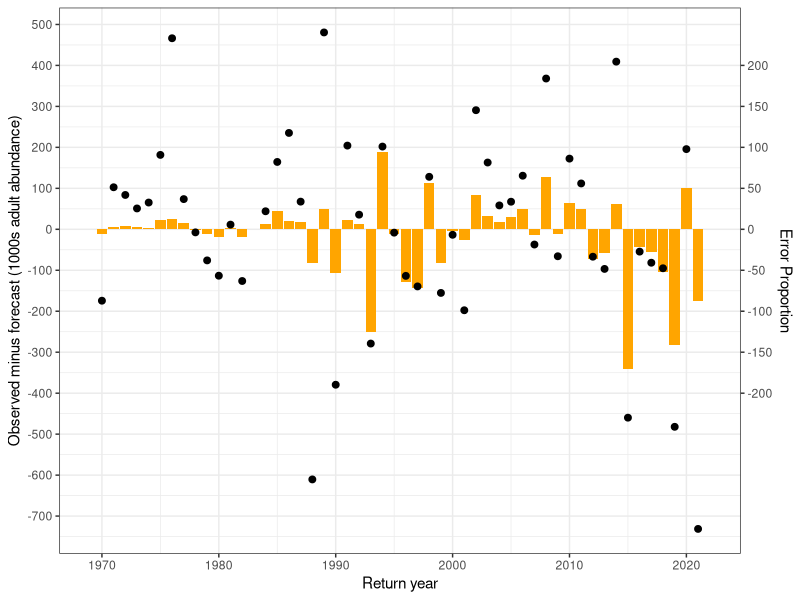
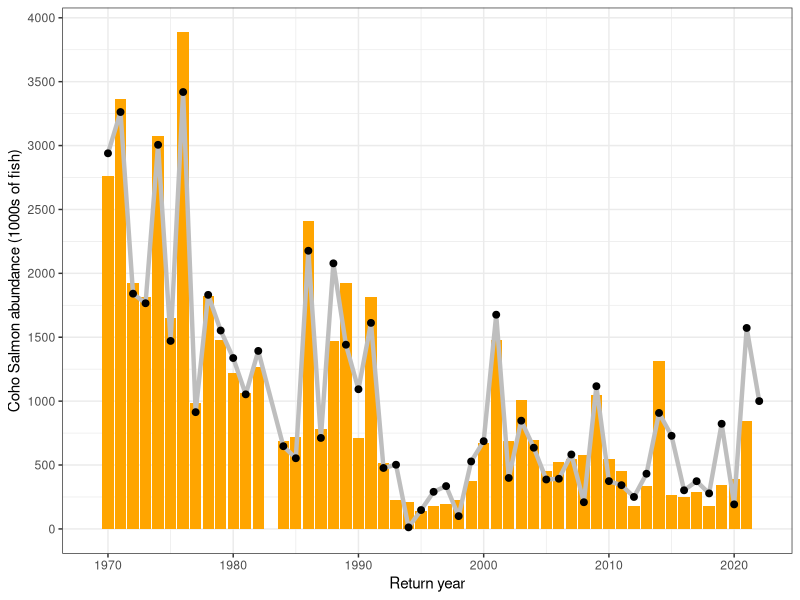
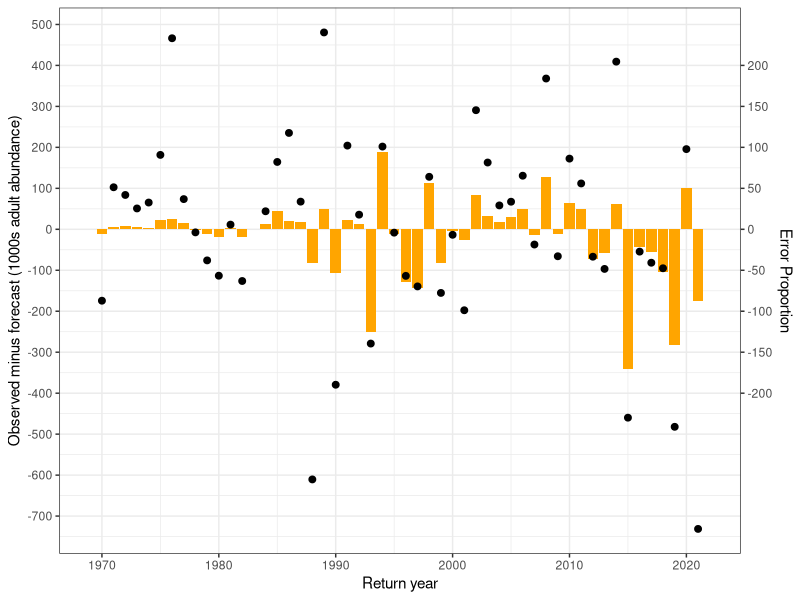
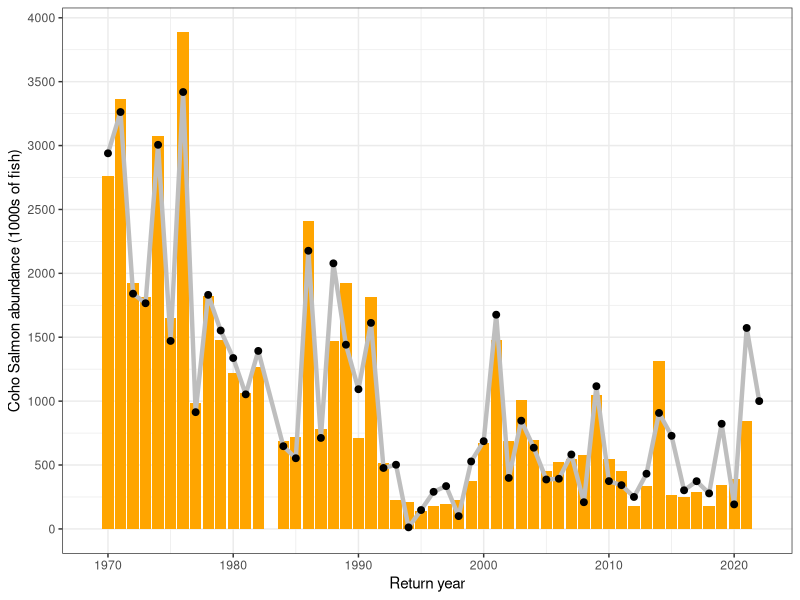

These figures' R source, in order:
#  OPIH_forecast.R
#  Pete Lawson
#  5 January 2012
#  19 January 2012 
#  October 2021 - Erik Suring - Code cleaned, added output figures
#  January 2022 - Erik Suring - Added prediction output tables


require(stats); require(graphics); require(ggplot2)
TimeStamp <- format(Sys.time(), "%a %b %d %X %Y")
results <- "OPIH_results_2022.txt"
if(exists(results)) file.remove(results)

OPIHData <- read.table("PUB2022.txt", header = TRUE, sep = "\t", strip.white = TRUE, comment.char = "#")

nYears <- length(OPIHData[,1])
earliestYear <- OPIHData[1,1]
latestYear <- OPIHData[nYears,1]

OPIHData$AdltAll <- c(OPIHData$AdltSRS[1:17],OPIHData$AdltMSM[18:nYears])   # row 18  <-  1986. Use SRS data prior, MSM data post
OPIHData$AdltAllno83 <- OPIHData$AdltAll
OPIHData$AdltAllno83[15] <-  NA   #  1983 is removed from model input data
OPIHData[,"AdltAll"] <- OPIHData$AdltAll
OPIHData[,"AdltAllno83"] <- OPIHData$AdltAllno83

# Lag Jack and Smolt data to return year
OPIHData[,"lagJackCR"] <- c(NA, OPIHData$JackCR[1:nYears-1])
OPIHData[,"lagJackOC"] <- c(NA, OPIHData$JackOC[1:nYears-1])
OPIHData[,"lagJackOPI"] <- OPIHData$lagJackCR + OPIHData$lagJackOC

OPIHData[,"lagSmD"] <- c(NA, OPIHData$SmD[1:nYears-1])
OPIHData[,"lagSmCR"] <- c(NA, OPIHData$SmCR[1:nYears-1])
OPIHData[,"lagSmAdj"] <- OPIHData$lagJackCR*(OPIHData$lagSmD/OPIHData$lagSmCR)   #  Calculate Smolt Adjustment

# Output OPIHData as a .csv file
write.table(OPIHData, file = "OPIHData.csv", sep = ", ", row.names=FALSE)

# Adopted OPIH regression
adopted.OPIH <- lm(AdltAllno83 ~ lagJackOPI + lagSmAdj, data=OPIHData)
pred <- round(predict.lm(adopted.OPIH, OPIHData, interval="prediction"), 1)
output <- cbind(OPIHData$Year, OPIHData$lagJackOPI, OPIHData$lagSmAdj, OPIHData$AdltAll, pred)
colnames(output) <- c("Year", "OPIH_Jacks", "Smolt_Adjustment", "Observed_Abundance", "Predicted_Abundance", "Lower_CI", "Upper_CI")

# Write text file with regression summary and predicted values
sink(file = results, append = FALSE, type = ("output"), split = TRUE)
cat("\n","Run date and time:", TimeStamp,"\n")
print(summary(adopted.OPIH))
print(output)
sink()
write.table(output, file = "OPIH_Forecast.csv", sep = ", ", row.names=FALSE)

#Prediction error graph
prediction.error <- as.data.frame(output)
prediction.error <- subset(prediction.error, Year!=1983)
prediction.error$pred.error <- prediction.error$Observed_Abundance-prediction.error$Predicted_Abundance
prediction.error$pred.proportion <- prediction.error$pred.error/prediction.error$Observed_Abundance*100

coeff <- 0.5
ggplot(data = prediction.error, aes(x=Year, y=pred.error)) +  
  geom_col(aes(y=pred.proportion/coeff), fill = "orange") +
  geom_point(color="black", size=2) +
  ylab("Observed minus forecast (1000s adult abundance)") +
  xlab("Return year") +
  scale_y_continuous(
    breaks = seq(-700,700,100),
    sec.axis = sec_axis(~.*coeff , name = "Error Proportion", , breaks =seq(-200,200,50)) #seq(-220,220,40)
  ) +
  theme_bw()

ggsave("error.png", scale = 1.5, width = 6, height = 3, units = "in")
  
# Observed and predicted abundance graph  
ggplot(data = prediction.error, aes(x=Year, y=Predicted_Abundance)) +  
  geom_col(aes(y=Observed_Abundance), fill = "orange") +
  geom_line(color="grey", size=1.5) +
  geom_point(color="black", size=2) +
  ylab("Coho Salmon abundance (1000s of fish)") +
  xlab("Return year") +
  scale_y_continuous(
    breaks = seq(0,4000,500)) +
  theme_bw()

ggsave("forecast_series.png", scale = 1.5, width = 6, height = 3, units = "in")
